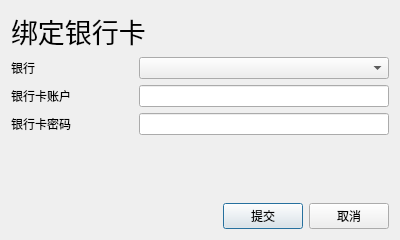
<?xml version="1.0" encoding="UTF-8"?>
<ui version="4.0">
 <class>BindDialog</class>
 <widget class="QDialog" name="BindDialog">
  <property name="geometry">
   <rect>
    <x>0</x>
    <y>0</y>
    <width>400</width>
    <height>240</height>
   </rect>
  </property>
  <property name="minimumSize">
   <size>
    <width>400</width>
    <height>233</height>
   </size>
  </property>
  <property name="maximumSize">
   <size>
    <width>400</width>
    <height>240</height>
   </size>
  </property>
  <property name="windowTitle">
   <string>Dialog</string>
  </property>
  <layout class="QVBoxLayout" name="verticalLayout">
   <item>
    <widget class="QLabel" name="label">
     <property name="font">
      <font>
       <family>微软雅黑 Light</family>
       <pointsize>20</pointsize>
      </font>
     </property>
     <property name="text">
      <string>绑定银行卡</string>
     </property>
    </widget>
   </item>
   <item>
    <layout class="QHBoxLayout" name="horizontalLayout">
     <item>
      <widget class="QLabel" name="label_4">
       <property name="text">
        <string>银行</string>
       </property>
      </widget>
     </item>
     <item>
      <widget class="QComboBox" name="bankSelect">
       <property name="sizePolicy">
        <sizepolicy hsizetype="MinimumExpanding" vsizetype="Fixed">
         <horstretch>0</horstretch>
         <verstretch>0</verstretch>
        </sizepolicy>
       </property>
       <property name="maximumSize">
        <size>
         <width>250</width>
         <height>16777215</height>
        </size>
       </property>
      </widget>
     </item>
    </layout>
   </item>
   <item>
    <layout class="QHBoxLayout" name="horizontalLayout_2">
     <item>
      <widget class="QLabel" name="label_3">
       <property name="text">
        <string>银行卡账户</string>
       </property>
      </widget>
     </item>
     <item>
      <widget class="QLineEdit" name="accountIDIn">
       <property name="maximumSize">
        <size>
         <width>250</width>
         <height>16777215</height>
        </size>
       </property>
      </widget>
     </item>
    </layout>
   </item>
   <item>
    <layout class="QHBoxLayout" name="horizontalLayout_3">
     <item>
      <widget class="QLabel" name="label_2">
       <property name="text">
        <string>银行卡密码</string>
       </property>
      </widget>
     </item>
     <item>
      <widget class="QLineEdit" name="pwIn">
       <property name="maximumSize">
        <size>
         <width>250</width>
         <height>16777215</height>
        </size>
       </property>
       <property name="echoMode">
        <enum>QLineEdit::Password</enum>
       </property>
      </widget>
     </item>
    </layout>
   </item>
   <item>
    <spacer name="verticalSpacer">
     <property name="orientation">
      <enum>Qt::Vertical</enum>
     </property>
     <property name="sizeHint" stdset="0">
      <size>
       <width>20</width>
       <height>40</height>
      </size>
     </property>
    </spacer>
   </item>
   <item>
    <layout class="QHBoxLayout" name="horizontalLayout_4">
     <item>
      <spacer name="horizontalSpacer">
       <property name="orientation">
        <enum>Qt::Horizontal</enum>
       </property>
       <property name="sizeHint" stdset="0">
        <size>
         <width>40</width>
         <height>20</height>
        </size>
       </property>
      </spacer>
     </item>
     <item>
      <widget class="QPushButton" name="applyB">
       <property name="text">
        <string>提交</string>
       </property>
      </widget>
     </item>
     <item>
      <widget class="QPushButton" name="cancelB">
       <property name="text">
        <string>取消</string>
       </property>
      </widget>
     </item>
    </layout>
   </item>
  </layout>
 </widget>
 <resources/>
 <connections/>
</ui>
